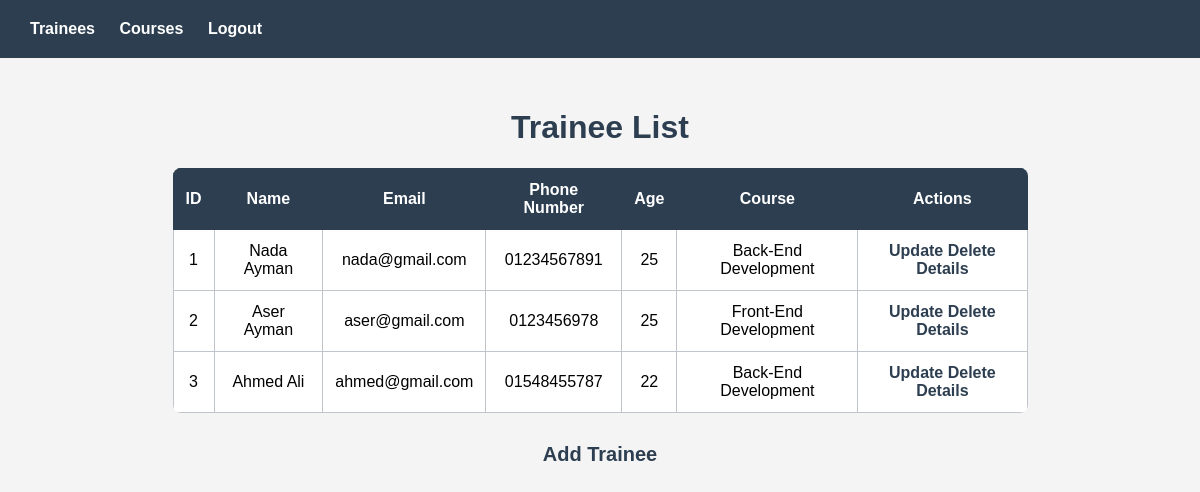
The app's page /trainees/, older data.
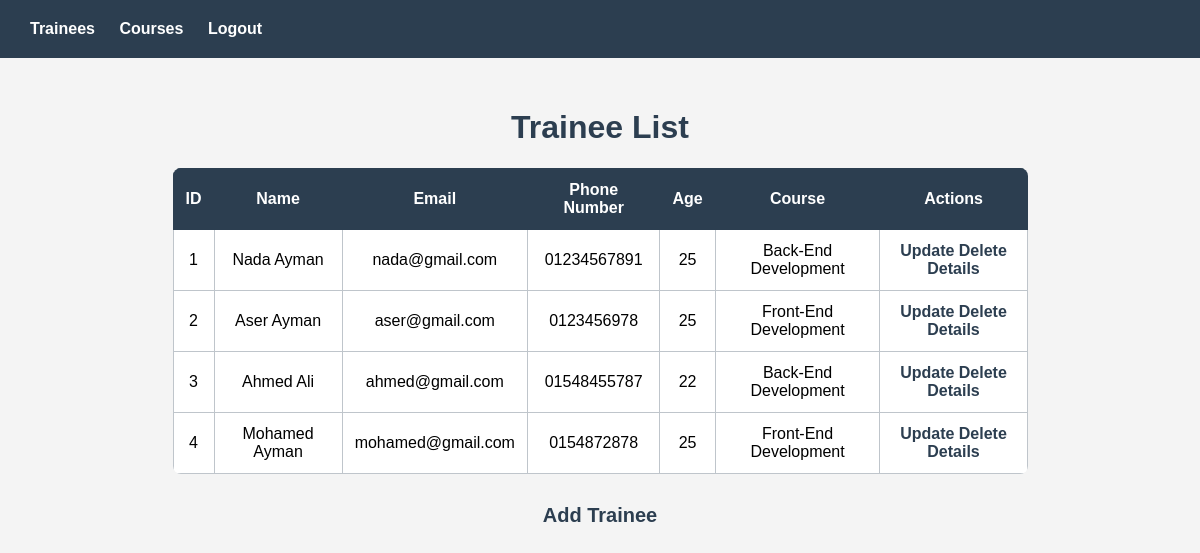
The same page, newer data.
### trainee/models.py (models this page shows, shortened)
class Trainee(models.Model):
    id = models.AutoField(primary_key=True)
    name = models.CharField(max_length=100)
    email = models.EmailField(unique=True)
    phone_number = models.CharField(max_length=20)
    age = models.IntegerField()
    course = models.ForeignKey(Course, on_delete=models.CASCADE)

### course/models.py (models this page shows, shortened)
class Course(models.Model):
    id = models.AutoField(primary_key=True)
    name = models.CharField(max_length=100)
    duration = models.IntegerField()
    created_at = models.DateTimeField(auto_now_add=True)
    updated_at = models.DateTimeField(auto_now=True)

### trainee/views.py (the view)
# urls.py: path('', traineeList, name='TraineeList'),
def traineeList(request):
    return render(request, 'trainee/list.html', {'trainees': Trainee.objects.all()})

### templates/trainee/list.html (shortened to what this page needs)
{% extends 'base.html' %}
{% block content %}
<h1>Trainee List</h1>
<table>
    <thead>
        <tr>
            <th>ID</th>
            <th>Name</th>
            <th>Email</th>
            <th>Phone Number</th>
            <th>Age</th>
            <th>Course</th>
            <th>Actions</th>
        </tr>
    </thead>
    <tbody>
        {% for trainee in trainees %}
        <tr>
            <td>{{trainee.id}}</td>
            <td>{{trainee.name}}</td>
            <td>{{trainee.email}}</td>
            <td>{{trainee.phone_number}}</td>
            <td>{{trainee.age}}</td>
            <td>{{trainee.course.name}}</td>
            <td>
                <a href="{% url 'UpdateTrainee' trainee.id %}">Update</a>
                <a href="{% url 'DeleteTrainee' trainee.id %}">Delete</a>
                <a href="{% url 'TraineeDetails' trainee.id %}">Details</a>
            </td>
        </tr>
        {% endfor %}
    </tbody>
</table>
<a href="{% url 'AddTrainee' %}" class="add">Add Trainee</a>
{%endblock%}

Row changes from the older to the newer data that the page shows:
added Trainee: id "4", name "Mohamed Ayman", email "mohamed@gmail.com", phone_number "0154872878", age "25", course.name "Front-End Development"
